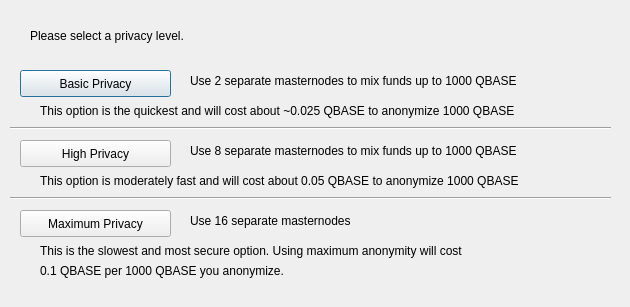
<?xml version="1.0" encoding="UTF-8"?>
<ui version="4.0">
 <class>DarksendConfig</class>
 <widget class="QDialog" name="DarksendConfig">
  <property name="geometry">
   <rect>
    <x>0</x>
    <y>0</y>
    <width>630</width>
    <height>307</height>
   </rect>
  </property>
  <property name="windowTitle">
   <string>Configure PrivateSend</string>
  </property>
  <widget class="QPushButton" name="buttonBasic">
   <property name="geometry">
    <rect>
     <x>20</x>
     <y>70</y>
     <width>151</width>
     <height>27</height>
    </rect>
   </property>
   <property name="text">
    <string>Basic Privacy</string>
   </property>
  </widget>
  <widget class="QPushButton" name="buttonHigh">
   <property name="geometry">
    <rect>
     <x>20</x>
     <y>140</y>
     <width>151</width>
     <height>27</height>
    </rect>
   </property>
   <property name="text">
    <string>High Privacy</string>
   </property>
  </widget>
  <widget class="QPushButton" name="buttonMax">
   <property name="geometry">
    <rect>
     <x>20</x>
     <y>210</y>
     <width>151</width>
     <height>27</height>
    </rect>
   </property>
   <property name="text">
    <string>Maximum Privacy</string>
   </property>
  </widget>
  <widget class="QLabel" name="label">
   <property name="geometry">
    <rect>
     <x>30</x>
     <y>20</y>
     <width>571</width>
     <height>31</height>
    </rect>
   </property>
   <property name="text">
    <string>Please select a privacy level.</string>
   </property>
  </widget>
  <widget class="QLabel" name="label_2">
   <property name="geometry">
    <rect>
     <x>190</x>
     <y>70</y>
     <width>421</width>
     <height>21</height>
    </rect>
   </property>
   <property name="text">
    <string>Use 2 separate masternodes to mix funds up to 1000 QBASE</string>
   </property>
  </widget>
  <widget class="QLabel" name="label_3">
   <property name="geometry">
    <rect>
     <x>190</x>
     <y>140</y>
     <width>411</width>
     <height>21</height>
    </rect>
   </property>
   <property name="text">
    <string>Use 8 separate masternodes to mix funds up to 1000 QBASE</string>
   </property>
  </widget>
  <widget class="QLabel" name="label_4">
   <property name="geometry">
    <rect>
     <x>190</x>
     <y>210</y>
     <width>421</width>
     <height>21</height>
    </rect>
   </property>
   <property name="text">
    <string>Use 16 separate masternodes</string>
   </property>
  </widget>
  <widget class="QLabel" name="label_6">
   <property name="geometry">
    <rect>
     <x>40</x>
     <y>100</y>
     <width>561</width>
     <height>21</height>
    </rect>
   </property>
   <property name="text">
    <string>This option is the quickest and will cost about ~0.025 QBASE to anonymize 1000 QBASE</string>
   </property>
  </widget>
  <widget class="QLabel" name="label_7">
   <property name="geometry">
    <rect>
     <x>40</x>
     <y>170</y>
     <width>561</width>
     <height>21</height>
    </rect>
   </property>
   <property name="text">
    <string>This option is moderately fast and will cost about 0.05 QBASE to anonymize 1000 QBASE</string>
   </property>
  </widget>
  <widget class="QLabel" name="label_8">
   <property name="geometry">
    <rect>
     <x>40</x>
     <y>240</y>
     <width>561</width>
     <height>21</height>
    </rect>
   </property>
   <property name="text">
    <string>This is the slowest and most secure option. Using maximum anonymity will cost</string>
   </property>
  </widget>
  <widget class="QLabel" name="label_9">
   <property name="geometry">
    <rect>
     <x>40</x>
     <y>260</y>
     <width>561</width>
     <height>21</height>
    </rect>
   </property>
   <property name="text">
    <string>0.1 QBASE per 1000 QBASE you anonymize.</string>
   </property>
  </widget>
  <widget class="Line" name="line">
   <property name="geometry">
    <rect>
     <x>10</x>
     <y>120</y>
     <width>601</width>
     <height>16</height>
    </rect>
   </property>
   <property name="orientation">
    <enum>Qt::Horizontal</enum>
   </property>
  </widget>
  <widget class="Line" name="line_2">
   <property name="geometry">
    <rect>
     <x>10</x>
     <y>190</y>
     <width>601</width>
     <height>16</height>
    </rect>
   </property>
   <property name="orientation">
    <enum>Qt::Horizontal</enum>
   </property>
  </widget>
 </widget>
 <resources/>
 <connections/>
</ui>
